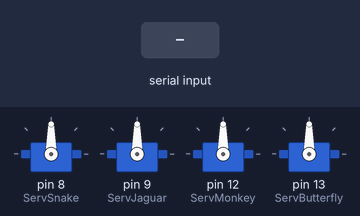
Recording of a sketch running on a simulated Arduino Uno, built with avr-gcc and run on an emulated ATmega328P. Shown: 4 × servo. The inputs (shaded band) are chosen by the test bench. What the sketch prints to the serial monitor is not drawn.

Above: at 1.2 s.
1.3 s: "1" received over Serial
At 1.45 s:
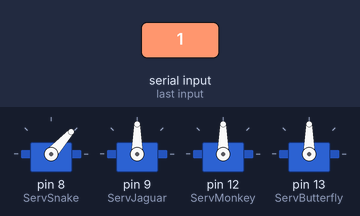
4.3 s: "2" received over Serial
At 4.47 s:
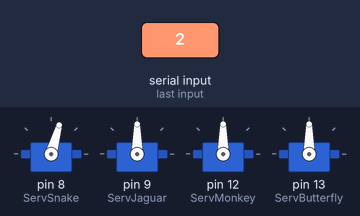
10.3 s: "1" received over Serial
At 10.49 s:
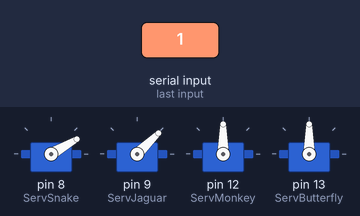
Timing chart, 0 to 22.3 s (numbered marks = the images above; inputs shaded):
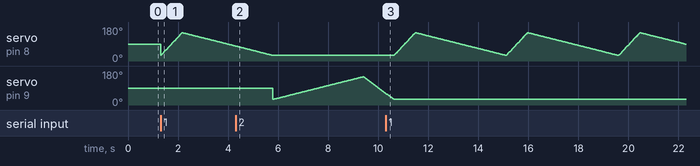

Measured:
- after the input at 4.3 s, servo on pin 8 (ServSnake): goes on until 5.8 s, then stays 30°

The sketch:

JungleCtrCode.ino
```cpp
/*  Code for testing servo motions for the JungleAR.
    Eventually there will 4 or 5 animated figures in the Jungle, They are:
      A snake on the jungle floor that snaps it's head out and then slowly recoils
      A jaguar peeking out from behind a tree and moving a paw in the understory
      A monkey swinging on a vine in the canopy
      A butterfly flittering beneath the canapy
      A bird toucan or parrot above the emergece
*/

#include <Servo.h>
#include <SoftwareSerial.h>

//SoftwareSerial BT(10, 11);  // bluetooth serial communication will happen on pin 10 and 11
//TX, RX respectively

// define a servo for each figure
Servo ServSnake;
Servo ServJaguar;
Servo ServMonkey;
Servo ServButterfly;
Servo ServBird;

//servo range is actually 30 degrees to 150 degrees
int pos = 0;
int minPos = 30;
int maxPos = 150;

//char variable named ‘state to store incoming message from bluetooth
char  state;

void setup() {
  // put your setup code here, to run once:

  //BT.begin(115200);      // baud rate for RN41 blueTooth chip
  // open the serial port:
  Serial.begin(9600);

  ServSnake.attach(8);
  ServJaguar.attach(9);
  ServMonkey.attach(12);
  ServButterfly.attach(13);

}

void loop() {
  // put your main code here, to run repeatedly:
  /* comment out code to read bluetooth
    while (BT.available())        //Check if there is an available byte to read
    {
      delay(10);                  //Delay added to make thing stable
      state = BT.read();         //Conduct a serial read
      Serial.println(state);      // debugging - see what was read
    }
  */
  // code to read char from serial monitor
  // check for incoming serial data:
  if (Serial.available() > 0) {
    // read incoming serial data:
    state = Serial.read();
    // Echo the the value you received:
    Serial.println(state);
  }

  switch (state)
  {
    case ('1'):
      snake();
      break;
    case ('2'):
      jaguar();
      break;
    case ('3'):
      monkey();
      break;
    case ('4'):
      butterfly();
      break;
    default:
      Serial.println(state);
  }
}

void snake() {
  // head rises in a strike, then slowly recoils

  for (pos = minPos; pos < maxPos; pos += 1) {
    ServSnake.write(pos);
    delay(7);
  }
  for (pos = maxPos; pos >= minPos; pos -= 1) {
    ServSnake.write(pos);
    delay(30);
  }
}

void jaguar() {
  // slowly peeks out, faster back

  for (pos = minPos; pos < maxPos; pos += 1) {
    ServJaguar.write(pos);
    delay(30);
  }
  for (pos = maxPos; pos >= minPos; pos -= 1) {
    ServJaguar.write(pos);
    delay(10);
  }
}

void monkey() {
  for (pos = minPos; pos < maxPos; pos += 1) {
    ServMonkey.write(pos);
    delay(20);
  }
  for (pos = maxPos; pos >= minPos; pos -= 1) {
    ServMonkey.write(pos);
    delay(20);
  }
}
void butterfly() {
  // We want a fluttery (fast and jerkey) motion
  // TODO let's try increasing the increment on pos and see what happens

  for (pos = minPos; pos < maxPos; pos += 1) {
    ServButterfly.write(pos);
    delay(3);
  }
  for (pos = maxPos; pos >= minPos; pos -= 1) {
    ServButterfly.write(pos);
    delay(3);
  }
}
```
